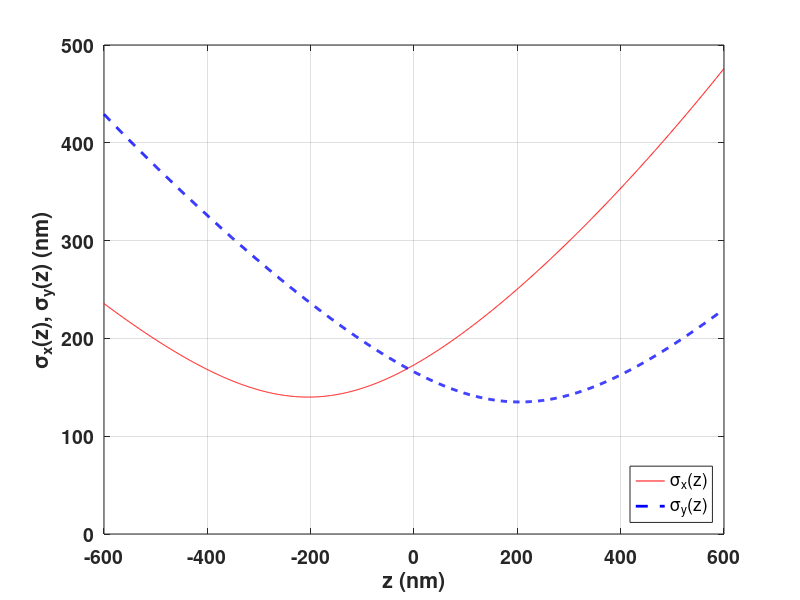
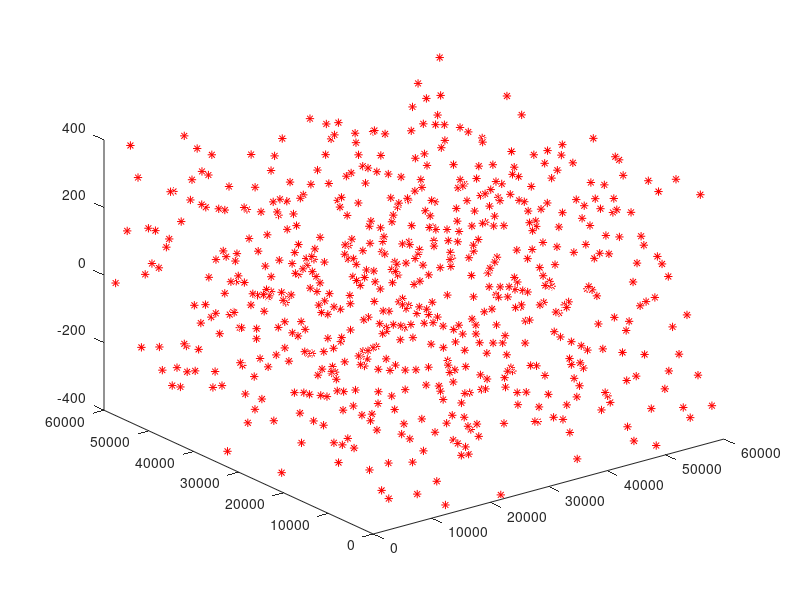

Write the MATLAB code that produced these figures, in order. (Note: this script raises an error after producing the figures.)
%%%%%%%%%%%%%%%%%%%%%%%%%%%%%%%%%%%%%%%%%%%%%%%%%%%%%%%%%%%%%%%%%%%%%%
% SolnBenchmark: AS3D_SESF 
% (1) AS - Astigmatic PSF
% (2) 3D - emitter locations
% (3) SE - Single Emitter localization 
% (4) SF - from a Single Frame;
% (5) 3 data frames are generated with 'high', 'medium', and 'low' SNR
% (6) b  - mean of Poisson noise (autofluorescence) (photons/s/nm^2) 
%     mu - mean of Gaussian noise (photons/s/nm^2)
%     G  - variance of Gaussian noise (photons/s/nm^2) 
%
% References
% [1] Y. Sun, "Localization precision of stochastic optical localization 
% nanoscopy using single frames," J. Biomed. Optics, vol. 18, no. 11, pp. 
% 111418-14, Oct. 2013.
% [2] Y. Sun, "Root mean square minimum distance as a quality metric for
% stochastic optical localization nanoscopy images," Sci. Reports, vol. 8, 
% no. 1, pp. 17211, Nov. 2018.
% 
% Yi Sun
% Electrical Engineering Department
% The City College of City University of New York
% E-mail: ysun@ccny.cuny.edu
% 2/17/2019
%%%%%%%%%%%%%%%%%%%%%%%%%%%%%%%%%%%%%%%%%%%%%%%%%%%%%%%%%%%%%%%%%%%%%%

clear
%% SNR range: choose one of three
 SNRr='highSNR' ;
% SNRr='mediumSNR' ;
% SNRr='lowSNR' ;
fprintf(1,'%s: \n',SNRr) ; 
%% Intialization 
rng('default') ; 
key=0 ;             % key for random number generators
switch SNRr
  case 'highSNR'    % r=1/(1/rp+1/rg), 10*log10(r)=64.77 (dB)
    b=0.05 ;        % rp=Ih/b, 10*log10(rp)=67.78 (dB)
    G=0.05 ;        % rg=Ih/G, 10*log10(rg)=67.78 (dB)
    key=key+0 ;  
  case 'mediumSNR'  % r=1/(1/rp+1/rg), 10*log10(r)=50.79 (dB)
    b=1.5 ;         % rp=Ih/b, 10*log10(rp)=53.01 (dB)
    G=1 ;           % rg=Ih/G, 10*log10(rg)=54.77 (dB)
    key=key+1 ; 
  case 'lowSNR'     % r=1/(1/rp+1/rg), 10*log10(r)=47.78 (dB)
    b=3 ;           % rp=Ih/b, 10*log10(rp)=50.00 (dB)
    G=2 ;           % rg=Ih/G, 10*log10(rg)=51.76 (dB)
    key=key+2 ; 
  otherwise
    return ;
end
rng(key) ; 
%% Optical system: 3D astigmatic PSF
c=205 ;
d=290 ;         % depth of microscope
sigmax0=280/2 ; Ax=0.05 ; Bx=0.03 ;   % nm
sigmay0=270/2 ; Ay=-0.01 ; By=0.02 ;	% 
%% show sigmax, sigmay vs. z
z=-600:600 ;
sigmax=sigmax0*(1+(z+c).^2/d^2+Ax*(z+c).^3/d^3+Bx*(z+c).^4/d^4).^0.5 ;
sigmay=sigmay0*(1+(z-c).^2/d^2+Ay*(z-c).^3/d^3+By*(z-c).^4/d^4).^0.5 ;
figure
lg=plot(z,sigmax,'r-',z,sigmay,'b--','LineWidth',2) ;
axis([-600 600 0 500])
grid on
set(gca,'FontSize',14,'FontWeight','bold') ;
legend(lg,'\sigma_x(z)','\sigma_y(z)','Location','southeast')
xlabel('z (nm)')
ylabel('\sigma_x(z), \sigma_y(z) (nm)')
%% Frame 
% sample is located at [0,Lx]x[0,Ly]x[-Lz,Lz]
Lx=6e4 ; Ly=6e4 ;     % frame size in nm
Lz=400 ;              % 2xLz - axial depth in nm
Dx=100 ; Dy=100 ;     % pixel size in nm
Kx=Lx/Dx ; Ky=Ly/Dy ; % frame size in pixels
%% Emitter intensity and signal to noise ratio
Dt=0.01 ;             % second, time per frame (1/Dt is frame rate) 
Ih=300000 ;           % average number of detected photons per emitter per second
DtIh=Dt*Ih ;          % photon count per frame per emitter 
rp=Ih/b ;             % SPNR (nm^2/emitter) 
SPNR=10*log10(rp) ;   % SPNR (dB)
rg=Ih/G ;             % SGNR (nm^2/emitter) 
SGNR=10*log10(rg) ;   % SGNR (dB)
r=rp*rg/(rp+rg) ;     % total SNR (nm^2/emitter) 
SNR=10*log10(r) ;     % total SNR (dB)
mu=0.5 ;              % mean of Gaussian noise (photons/s/nm^2)
%% Emitter locations - ground truth
sigma=300 ;           % maximal sigmax and sigmay
eLx=2*4*sigma ;       % an emitter is located in a region of size eLx, eLy, eLy
eLy=2*4*sigma ;       % with probability of 99% 
Mx=floor(Lx/eLx) ;    % number of emitters in x direction
My=floor(Ly/eLy) ;    % number of emitters in y direction
M=Mx*My ;             % =784, number of emitters
xyz=zeros(3,M) ;       % 3D emitter locations 
for ix=1:Mx
  for iy=1:My
    xyz(:,My*(ix-1)+iy)=[eLx*(ix-1+0.5)+50*randn ; eLy*(iy-1+0.5)+50*randn ; -Lz+2*Lz*rand] ; 
  end
end
xyz0=xyz' ;             % ground truth emitter locaitons 
filename_xyz0=strcat('3DAS_SESF_',SNRr,'_xyz0','.txt') ; 
save(filename_xyz0,'-ascii','xyz0') ;
figure 
plot3(xyz(1,:),xyz(2,:),xyz(3,:),'r*') ; 
%% Generate and save a data frame
fprintf(1,'Generate a data frame: \n') ; 
U=AS3D_Frame(c,d,sigmax0,Ax,Bx,sigmay0,Ay,By,Kx,Ky,Dx,Dy,Dt,Ih,b,mu,G,xyz) ;
U16=uint16(U) ; 
filename_Frame=strcat('3DAS_SESF_',SNRr,'_Frame','.tif') ; 
imwrite(U16,filename_Frame) ; % save data frame 
figure
imshow(U,[]) ;        % show data frame 
%% Read a data frame
U16_=imread(filename_Frame); % read data frame 
figure
imshow(U16_,[]) ; 
U=double(U16_) ; 
%% Save a 8-bit PNG image for show
Umax=max(max(U)) ; Umin=min(min(U)) ; 
U8=uint8(255*(U-Umin)/(Umax-Umin)) ;
filename_Frame=strcat('3DAS_SESF_',SNRr,'_Frame','.png') ; 
imwrite(U8,filename_Frame) ; % save data frame 
%% Localization by the UGIA-F estimator 
fprintf(1,'UGIA-F estimator: \n') ; 
[xyzF,F,F_]=AS3D_UGIA_F(c,d,sigmax0,Ax,Bx,sigmay0,Ay,By,Kx,Ky,Dx,Dy,Dt,Ih,b,G,xyz) ;
%% load emitter locations
xyz1=load(filename_xyz0,'-ascii') ;
xyz_=xyz1' ; 
%% Calculate RMSMD
[RMSMD1,RMSMD2]=RMSMD(xyz_,xyzF) ;
fprintf(1,SNRr) ; 
fprintf(1,': SNR=%5.2f (dB) M=%d RMSMD=%6.3f (nm) \n',SNR,M,RMSMD1) ; 

%% Results, M=625: UGIA-F estimator
%           highSNR   mediumSNR   lowSNR    Average 
% SNR:      64.77     50.79       47.78 (dB) 
% RMSMD:    11.80     29.54       39.36     26.90 (nm) 
% Average: mean([11.80 29.54 39.36])=26.90 (nm)
